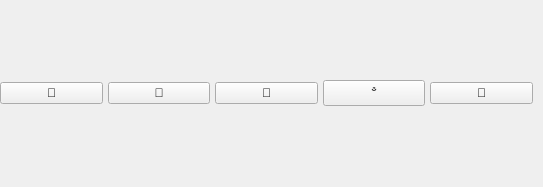
<?xml version="1.0" encoding="UTF-8"?>
<ui version="4.0">
 <class>CornerWidget</class>
 <widget class="QWidget" name="CornerWidget">
  <property name="geometry">
   <rect>
    <x>0</x>
    <y>0</y>
    <width>543</width>
    <height>187</height>
   </rect>
  </property>
  <property name="windowTitle">
   <string>Form</string>
  </property>
  <property name="styleSheet">
   <string notr="true"/>
  </property>
  <layout class="QHBoxLayout" name="horizontalLayout">
   <property name="spacing">
    <number>5</number>
   </property>
   <property name="leftMargin">
    <number>0</number>
   </property>
   <property name="topMargin">
    <number>0</number>
   </property>
   <property name="rightMargin">
    <number>10</number>
   </property>
   <property name="bottomMargin">
    <number>0</number>
   </property>
   <item>
    <widget class="QPushButton" name="themeBtn">
     <property name="text">
      <string></string>
     </property>
    </widget>
   </item>
   <item>
    <widget class="QPushButton" name="settingBtn">
     <property name="text">
      <string></string>
     </property>
    </widget>
   </item>
   <item>
    <widget class="QPushButton" name="donationBtn">
     <property name="text">
      <string></string>
     </property>
    </widget>
   </item>
   <item>
    <widget class="QPushButton" name="githubBtn">
     <property name="text">
      <string></string>
     </property>
    </widget>
   </item>
   <item>
    <widget class="QPushButton" name="aboutBtn">
     <property name="text">
      <string></string>
     </property>
    </widget>
   </item>
  </layout>
 </widget>
 <resources/>
 <connections/>
</ui>
